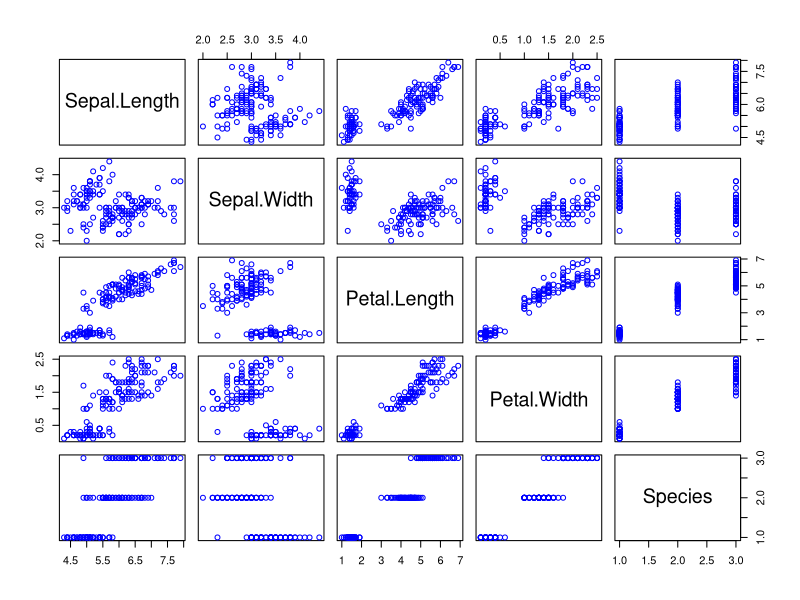
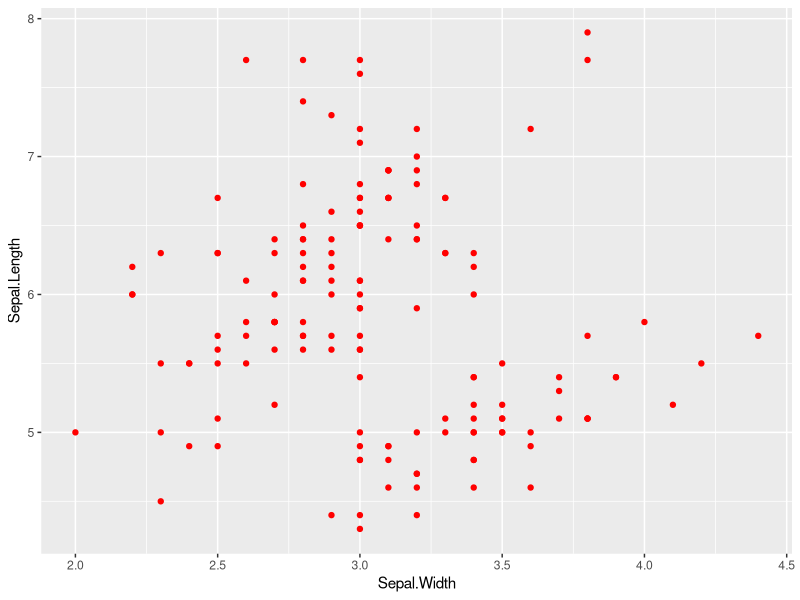
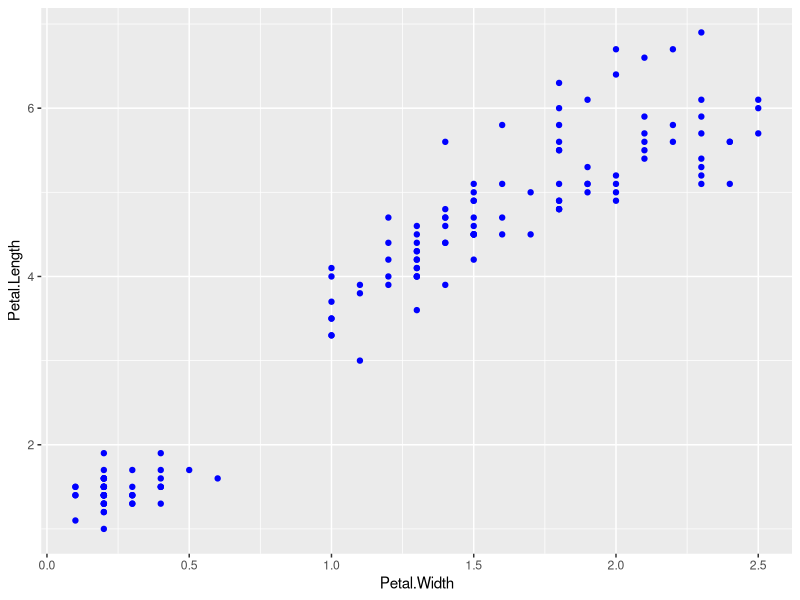
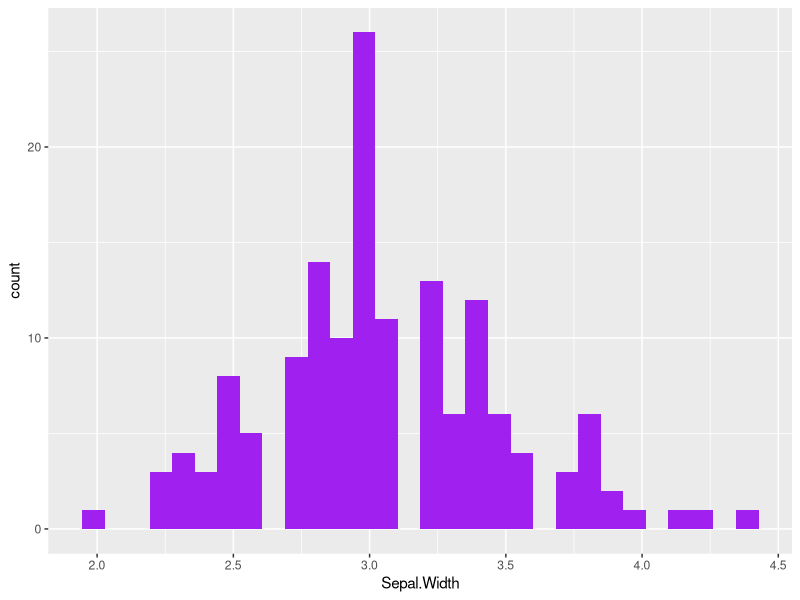
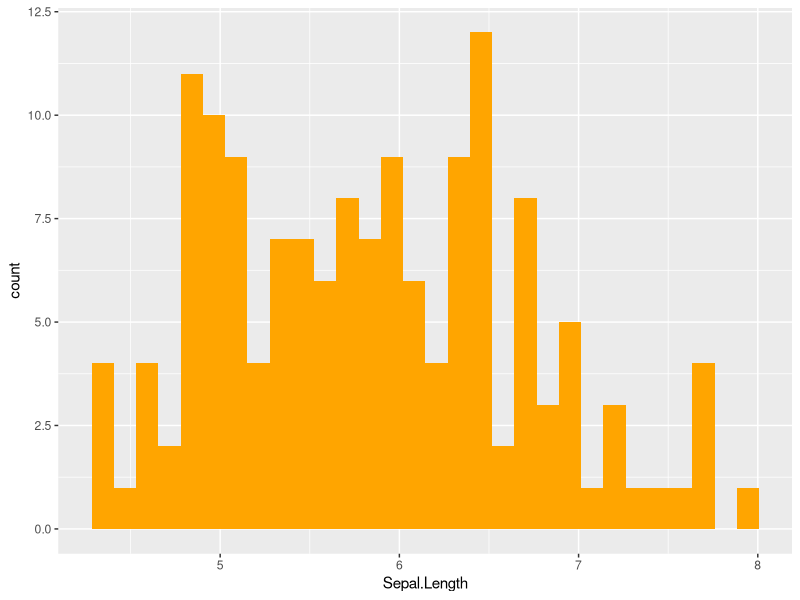
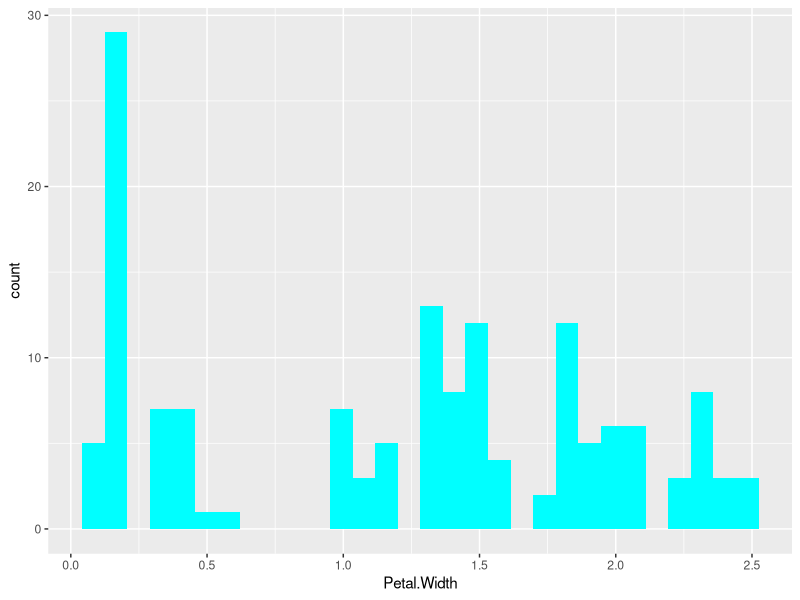
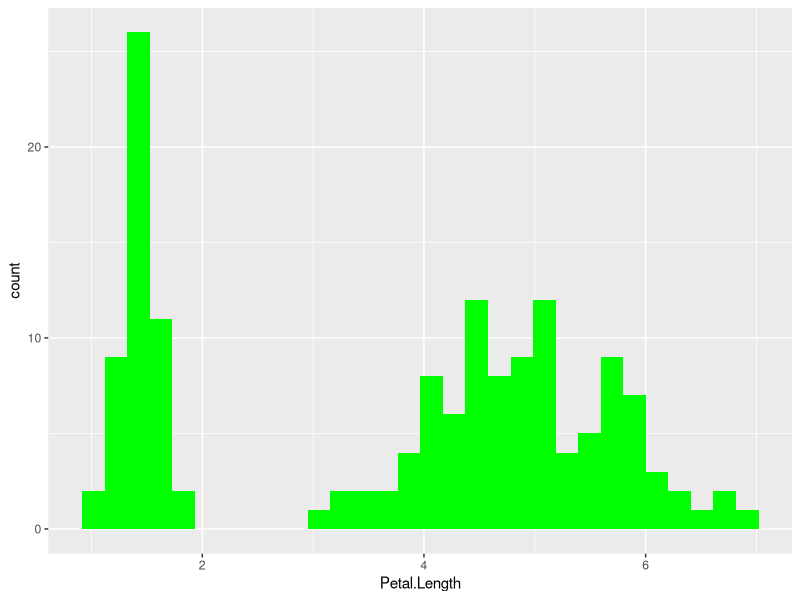
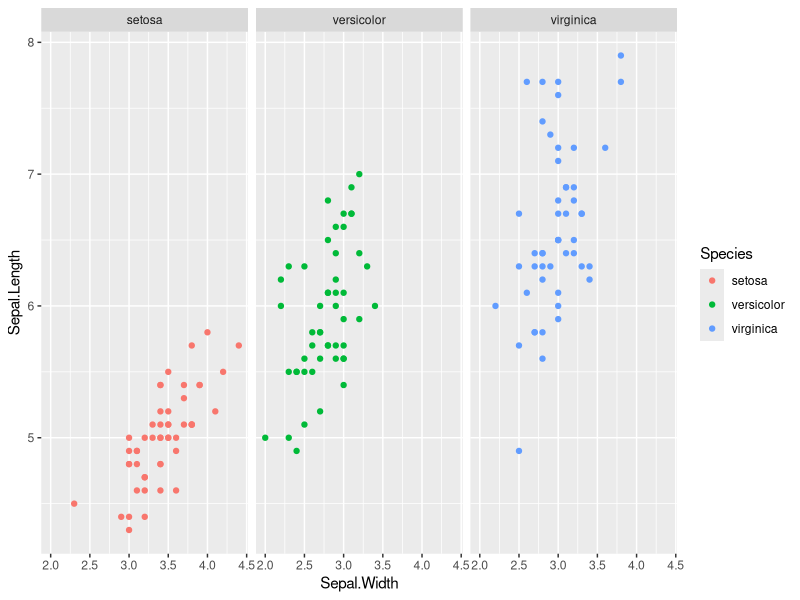

These charts were generated, in order, by the following R code:
# Install Required Packages
install.packages("tidyverse")
install.packages("GGally")

# Load IRIS Dataset
library(datasets)
iris <- datasets::iris

View(iris)

head(iris, 5)
tail(iris, 5)

# Summary descriptive Stats
summary(iris)

# To check for missing values
sum(is.na(iris))


# Statistics grouped by Species
library(dplyr)

iris %>% 
  group_by(Species) %>% summarize(
    mean(Sepal.Length), sd(Sepal.Length), min(Sepal.Length), max(Sepal.Length)
    )

iris %>% 
  group_by(Species) %>% summarize(
    mean(Sepal.Width), sd(Sepal.Width), min(Sepal.Width), max(Sepal.Width)
    )

iris %>% 
  group_by(Species) %>% summarize(
    mean(Petal.Length), sd(Petal.Length), min(Petal.Length), max(Petal.Length)
  )

iris %>% 
  group_by(Species) %>% summarize(
    mean(Petal.Width), sd(Petal.Width), min(Petal.Width), max(Petal.Width)
  )

################
# Data Visualization

plot(iris, col = "blue")

library(ggplot2)

# Scatter Plot
ggplot(iris) +
  geom_point(aes(x=Sepal.Width, y=Sepal.Length), color="red")

ggplot(iris)+
  geom_point(aes(x=Petal.Width, y=Petal.Length), color="blue")

# Histogram
ggplot(iris) + geom_histogram(aes(x=Sepal.Width), fill = "purple")

ggplot(iris) + geom_histogram(aes(x=Sepal.Length), fill = "orange")

ggplot(iris) + geom_histogram(aes(x=Petal.Width), fill = "cyan")

ggplot(iris) + geom_histogram(aes(x=Petal.Length), fill = "green")

# Relationship Sepal and Species
ggplot(iris) +
  geom_point(aes(x=Sepal.Width, y=Sepal.Length, color=Species)) +
  facet_wrap(~Species)

# Relationship Petal and Species
ggplot(iris) +
  geom_point(aes(x=Petal.Width, y=Petal.Length, color=Species)) +
  facet_wrap(~Species)
